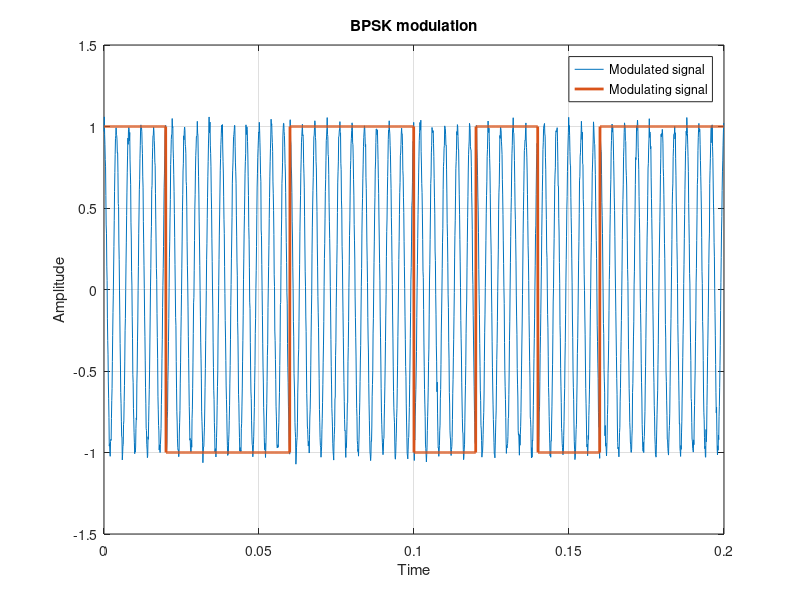
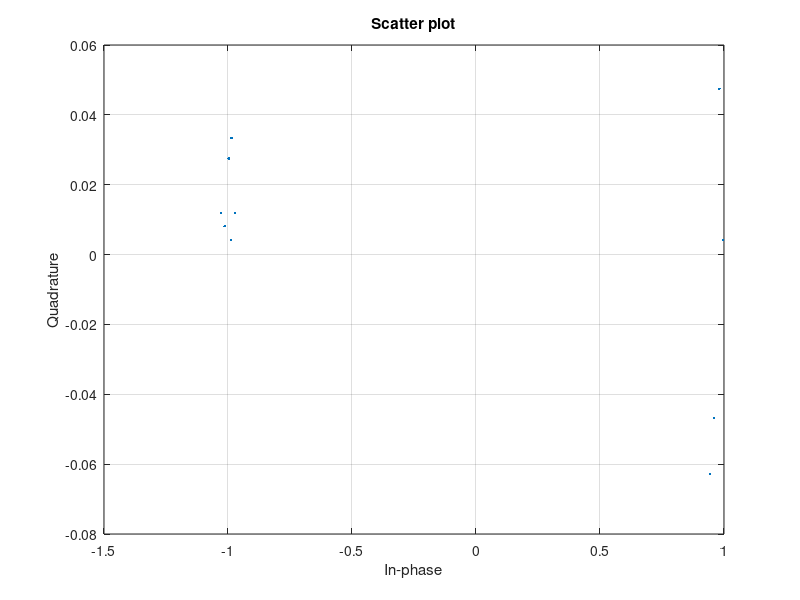

Write the MATLAB code that produced these figures, in order. (Note: this script raises an error after producing the figures.)
clear, clc, close all;

fs = 10000;
ts = 0 : 1/fs : 0.2-1/fs;
N = length(ts);

%% carrier frequency
fc = cos(2*pi*250*ts);
fc = awgn(fc,30);

%% modulating signal
% one-byte length in counts
n_for_bit = 200;
% coded sequence
code = [1 -1 -1 1 1 -1 1 -1 1 1];

% create modulating signal
fm = zeros(1,N);
for i=1:length(code)
    for j=n_for_bit*(i-1)+1:n_for_bit*i
        fm(j) = code(i);
    end
end

%% phase manipulation (BPSK)
x = fc.*fm;

plot(ts,x,'LineWidth',0.5), grid on, hold on;
plot(ts,fm,'LineWidth',2), grid on;
title('BPSK modulation')
xlabel('Time'), ylabel('Amplitude')
legend({'Modulated signal';'Modulating signal'})

%% signal constellation
scatterplot(hilbert(x),n_for_bit,round(n_for_bit/2)), grid on

%% BPSK demodulation
% multiple signal on carrier
y = x.*fc;

% apply LP filter for removing carrier
fltr = flm2;
z = filter(fltr.Numerator,1,y);

figure;
subplot(2,1,1);
plot(ts,y), grid on;
title('Modulated signal, multiple on carrier');
xlabel('Time'), ylabel('Amplitude')
subplot(2,1,2);
plot(ts,z), grid on;
title('Same signal, but filtered with LP 100 Hz filter');
xlabel('Time'), ylabel('Amplitude');

% comparator
dem = zeros(1,length(z));
for i=1:length(z)
    if z(i)>=0.1
        dem(i) = 1;
    else
        dem(i) = 0;
    end
end

figure;
plot(ts,x,'LineWidth',0.5), grid on, hold on;
plot(ts,dem,'LineWidth',2), grid on;
xlabel('Time'), ylabel('Amplitude');
title('BPSK demodulation');
legend({'Modulated signal';'Demodulated signal'});
